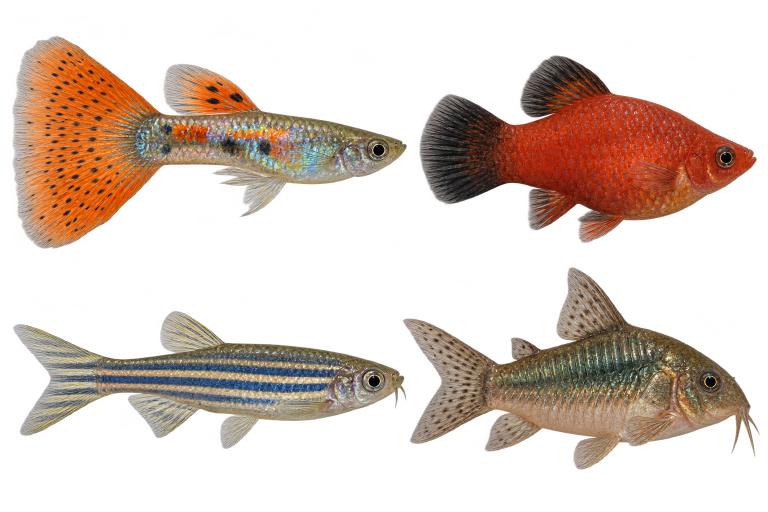
#> input picture assets/species/source/generated-fish-sheet.png, 1536 x 1024 px (shown at 1/2 size)
$ python project_generated_textures.py
#> lines starting #> are read from the running program, lines starting #| are printed output that depends on the picture
"""Project the documented generated lateral sheet onto authored 3D body/fin UVs.
The sheet is generated artwork, never claimed as real reference photography.
"""
import json,math
from pathlib import Path
import numpy as np
from PIL import Image
ROOT=Path(__file__).resolve().parents[2];OUT=ROOT/'assets/species/source';im=np.asarray(Image.open(OUT/'generated-fish-sheet.png').convert('RGBA'))
#> further down, im is the input picture: shape (1024, 1536, 4); mean R, G, B, A 99.2, 75.4, 59, 85.4
# Nose -> caudal peduncle landmarks, in original sheet pixels. Top/bottom describe
# the body alone; attached fins have their own UV projections below.
SPECS={
 'guppy':{'x':[811,730,610,430,280],'top':[284,264,242,230,266],'bottom':[317,355,359,332,315], 'caudal':{'root':[280,286,315],'edge':[90,80,503],'bow':-65},'dorsal':{'root':[550,370,238],'height':90}},
 'platy':{'x':[1522,1430,1300,1160,1090],'top':[307,252,206,245,293],'bottom':[337,402,447,409,368],'caudal':{'root':[1090,293,368],'edge':[857,253,429],'bow':-8},'dorsal':{'root':[1370,1120,228],'height':100}},
 'zebra':{'x':[812,726,610,380,212],'top':[754,732,718,721,743],'bottom':[782,819,824,805,790],'caudal':{'root':[212,743,790],'edge':[42,654,850],'bow':-7},'dorsal':{'root':[570,360,721],'height':98}},
 'cory':{'x':[1504,1430,1320,1170,1030],'top':[805,735,674,718,781],'bottom':[843,916,938,891,854],'caudal':{'root':[1030,781,854],'edge':[858,741,895],'bow':-12},'dorsal':{'root':[1340,1190,700],'height':150}},
}
def sample(x,y):
 x=np.clip(np.round(x).astype(int),0,im.shape[1]-1);y=np.clip(np.round(y).astype(int),0,im.shape[0]-1);return im[y,x]
for id,spec in SPECS.items():
 y,x=np.mgrid[0:512,0:1024];u=x/1023;v=y/511;xp=spec['x'][0]+(spec['x'][-1]-spec['x'][0])*u;top=np.interp(xp,spec['x'][::-1],spec['top'][::-1]);bottom=np.interp(xp,spec['x'][::-1],spec['bottom'][::-1]);yp=top+(bottom-top)*(.025+.95*v)
 out=sample(xp,yp);Image.fromarray(out[:,:,:3]).save(OUT/(id+'-skin.jpg'),quality=96)
 for fin in ['caudal','dorsal']:
  specfin=spec[fin];y,x=np.mgrid[0:256,0:512];u=x/511;v=y/255
  if fin=='caudal':
   rootx,top,bottom=specfin['root'];endx,edgeTop,edgeBottom=specfin['edge'];rx=np.full_like(u,rootx);ry=top+(bottom-top)*u;ex=endx+specfin['bow']*np.sin(u*math.pi);ey=edgeTop+(edgeBottom-edgeTop)*u
  else:
   start,end,base=specfin['root'];rx=start+(end-start)*u;ry=np.full_like(u,base);ex=rx-10*np.sin(u*math.pi);ey=ry-specfin['height']*np.sin(u*math.pi)**.8
  pixels=sample(rx*(1-v)+ex*v,ry*(1-v)+ey*v);pixels[:,:,3]=np.uint8(pixels[:,:,3].astype(float)*.82);Image.fromarray(pixels).save(OUT/(id+'-fin-'+fin+'.png'))
#> this loop made 4 passes
#> pass 1, `out = sample(xp, yp)`:
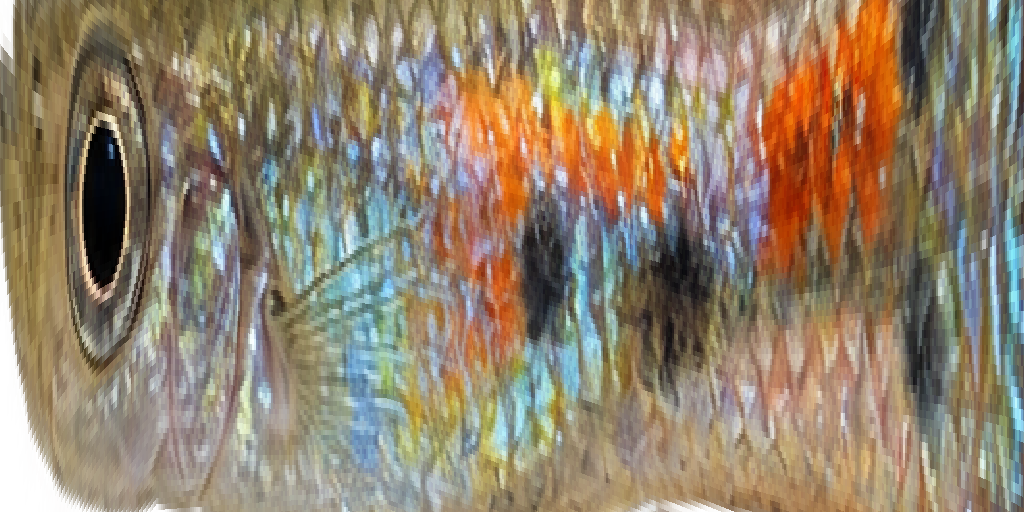
#> out: shape (512, 1024, 4); mean of channels 0, 1, 2, 3 143.2, 127.2, 105, 247.8; transparent parts drawn white
#> pass 1, `out = sample(xp, yp)`:
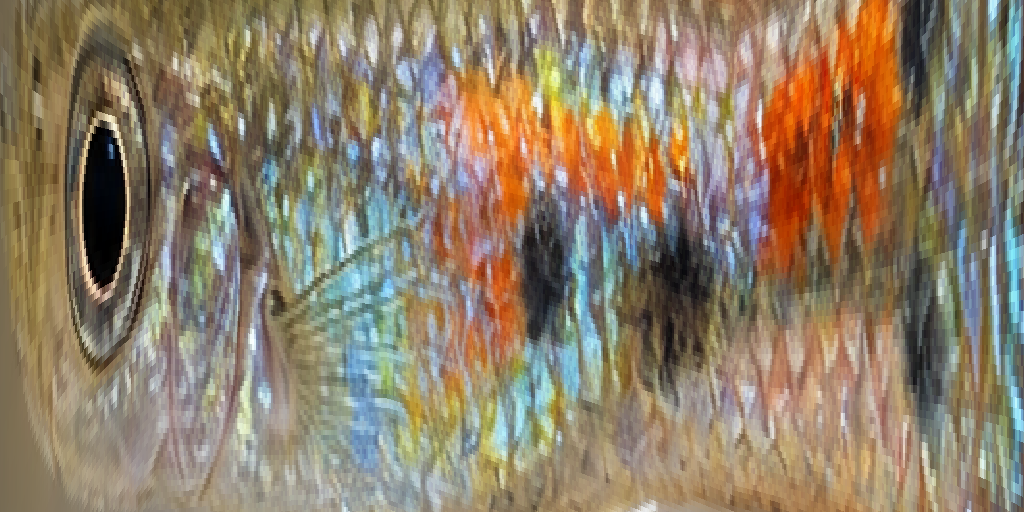
#> saved as guppy-skin.jpg: PIL image 1024x512 RGB; mean R, G, B 143.2, 127.2, 105
#> pass 1, `pixels=sample(rx*(1-v)+ex*v,ry*(1-v)+ey*v);pixels[:,:,3]=np.uint8(pixe..`:
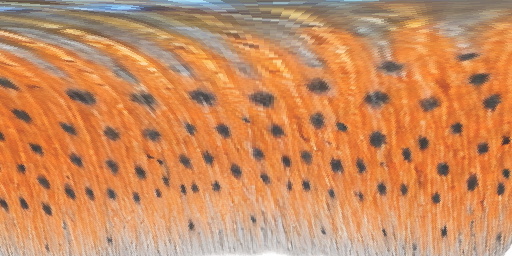
#> saved as guppy-fin-caudal.png: PIL image 512x256 RGBA; mean R, G, B, A 193.8, 113, 56.3, 205.4; transparent parts drawn white
#> pass 1, in sample (call 3), `x = np.clip(np.round(x).astype(int), 0, im.shape[1] - 1)`:
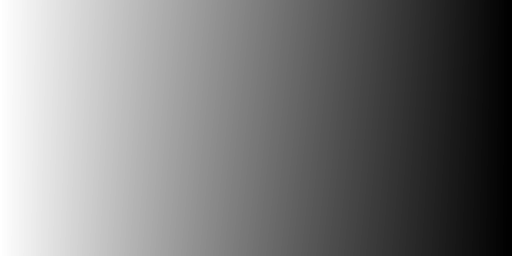
#> x: shape (256, 512) int64; min 370, max 550, mean 456.8; drawn with min black and max white
#> after the loop:
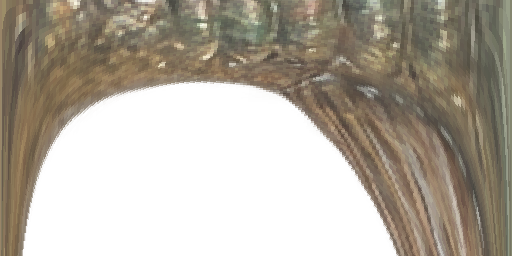
#> pixels: shape (256, 512, 4); mean of channels 0, 1, 2, 3 96.2, 78.7, 55.9, 126.5; transparent parts drawn white
eyes={'guppy':(758,299,18),'platy':(1450,318,18),'zebra':(750,758,22),'cory':(1421,770,16)}
#> eyes = {'guppy': (758, 299, 18), 'platy': (1450, 318, 18), 'zebra': (750, 758, 22), 'cory': (1421, 770, 16)}
metadata={}
for id,spec in SPECS.items():
 ex,ey,er=eyes[id];top=float(np.interp(ex,spec['x'][::-1],spec['top'][::-1]));bottom=float(np.interp(ex,spec['x'][::-1],spec['bottom'][::-1]));metadata[id]={'eyeT':(spec['x'][0]-ex)/(spec['x'][0]-spec['x'][-1]),'eyeV':(ey-top)/(bottom-top),'eyeR':er/(spec['x'][0]-spec['x'][-1]),'source':'generated-fish-sheet.png','kind':'generated-artwork-not-photography'}
 Image.fromarray(im).crop((ex-er,ey-er,ex+er,ey+er)).resize((128,128),Image.Resampling.LANCZOS).save(OUT/(id+'-eye.png'))
#> this loop made 4 passes
#> (ex, ey, er, top, bottom) on passes 1 to 4: (758, 299, 18, 270.9, 341.9), (1450, 318, 18, 264, 387.9), (750, 758, 22, 738.1, 808.7), (1421, 770, 16, 730, 917.8)
#> pass 1, `Image.fromarray(im).crop((ex-er,ey-er,ex+er,ey+er)).resize((128,128),I..`:
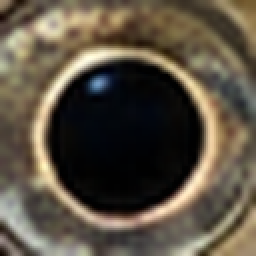
#> saved as guppy-eye.png: PIL image 128x128 RGBA (shown 2 times larger); mean R, G, B, A 90.3, 80.7, 66, 252.7; transparent parts drawn white
#> pass 2, `Image.fromarray(im).crop((ex-er,ey-er,ex+er,ey+er)).resize((128,128),I..`:
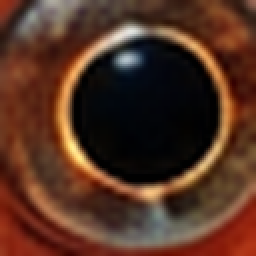
#> saved as platy-eye.png: PIL image 128x128 RGBA (shown 2 times larger); mean R, G, B, A 83.8, 49.1, 33.7, 252.8; transparent parts drawn white
#> after the loop, metadata = 4 items
(OUT/'generated-projection.json').write_text(json.dumps(metadata,indent=2)+'\n')
print('Projected four explicitly generated texture sources onto authored UVs')
